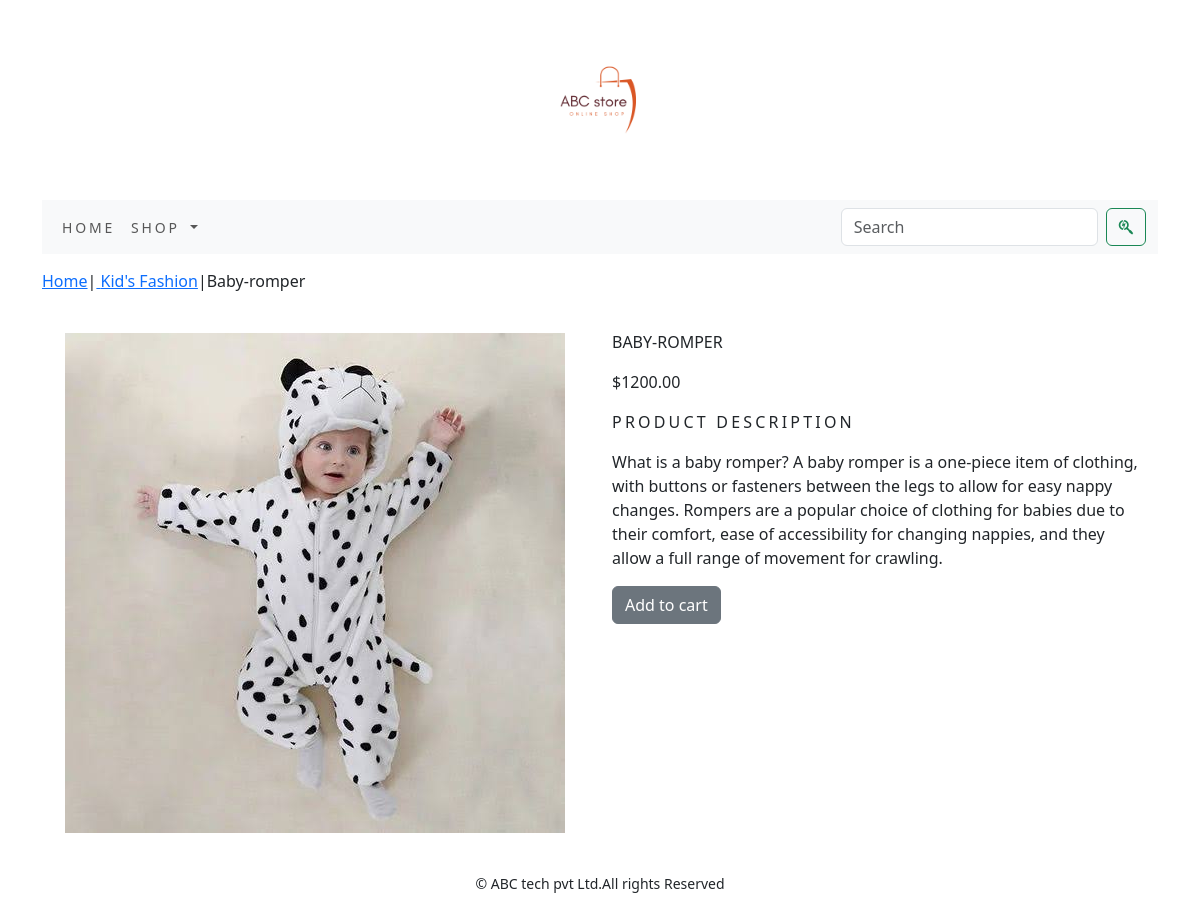
Screenshot of /ecommerce_app/kids-fashion/baby-romper (signed in) with the database file from the repository.
### ecommerce_app/models.py (models this page shows, shortened)
class Product(models.Model):
    name = models.CharField(max_length=250, unique=True)
    slug = models.SlugField(max_length=250, unique=True)
    desc = models.TextField(blank=True)
    price= models.DecimalField(max_digits=250,decimal_places=2)
    category=models.ForeignKey(Category,on_delete=models.CASCADE)
    image=models.ImageField(upload_to='product',blank=True)
    stock=models.IntegerField()
    available=models.BooleanField(default=True)
    created=models.DateTimeField(auto_now_add=True)
    updated=models.DateTimeField(auto_now=True)
    class Meta:
            ordering = ('name',)
            verbose_name = 'product'
            verbose_name_plural = 'products'

class Category(models.Model):
    name=models.CharField(max_length=250,unique=True)
    slug=models.SlugField(max_length=250,unique=True)
    desc=models.TextField(blank=True)
    image=models.ImageField(upload_to='category',blank=True)
    class Meta:
        ordering=('name',)
        verbose_name='category'
        verbose_name_plural='categories'
    def get_url(self):
        return reverse('ecommerce_app:products_by_category',args=[self.slug])
    def __str__(self):
        return '{}'.format(self.name)

### ecommerce_app/views.py (the view)
# urls.py: path('<slug:c_slug>/<slug:product_slug>', views.ProDetail, name='prodCatdetail')
def ProDetail(request,c_slug,product_slug):
    try:
        product=Product.objects.get(category__slug=c_slug,slug=product_slug)
    except Exception as e:
        raise e
    return render(request,'product.html',{'product':product})

### cart/context_processors.py (called while the page is built)
def counter(request):
    item_count=0
    if 'admin' in request.path:
        return {}
    else:
        try:
            cart=Cart.objects.filter(cart_id=_cart_id(request))
            cart_items=Cartitems.objects.all().filter(cart=cart[:1])
            for items in cart_items:
                item_count +=items.quantity
        except Cart.DoesNotExist:
            item_count=0
    return  dict(item_count=item_count)

### cart/views.py (called while the page is built)
def _cart_id(request):
    cart=request.session.session_key
    if not cart:
        cart=request.session.session_create()
    return cart

### ecommerce_app/context_processors.py (called while the page is built)
def menu_links(request):
    links=Category.objects.all()
    return dict(links=links)

### templates/product.html (shortened to what this page needs)
{% extends 'base.html' %}
{% load static %}
{% block content %}
<div class="row my_prod_row_class">
    <div class="mx_auto">
        <p><a href="{% url 'ecommerce_app:AllProdCat' %}">Home</a>|<a href="{{product.category.get_url}}">
            {{product.category}}</a>|{{product.name}}</p>
    </div>
    <div class="container">
    <br>
<div class="row">
    <div class="col-12 col-sm-12 col-md-12 col-lg-6 text-center">
        <div style="min-width:18rem">
            <img src="{{product.image.url}}" alt ="{{product.name}}">
        </div>
    </div>
    <div class="col-12 col-sm-12 col-md-12 col-lg-6">
        <div>
            <h1 class="my_prod_title">{{product.name}}</h1>
            <p>${{product.price}}</p>
            <p class="my_title">Product Description</p>
            <p class="text-justify my_prod_text">{{product.desc}}</p>
            {% if product.stock <= 0 %}
            <p class="text-justify my_prod_text"><b>Out of Stock</b></p>
            {% else %}
            <a class="btn btn-secondary" href="{% url 'cart:AddtoCart' product.id %}">Add to cart</a>
            {% endif %}
        </div>
    </div>
  </div>
</div>
</div>
{% endblock %}

### static/css/custom.css (style rules this page uses)
body { font-family:'roboto' sans-serif }
.my_title { font-size:16px; text-transform:uppercase; letter-spacing:.2em; }
.my_prod_row_class { padding-top:15px; padding-bottom:20px; }
.my_prod_title { font-size:16px; text-transform:uppercase; letter-spacing:.2em padding-top:15px; padding-bottom:10px; }
.my_prod_text { padding-right:20px; }

### rows the page displays
Product: category "Kid's Fashion", name "Baby-romper", image (picture), name "BABY-ROMPER", price "1200.00", desc "What is a baby romper? A baby romper is a one-piece item of clothing, with buttons or fasteners between the legs to allow for easy nappy changes. Rompers are a popular choice of clothing for babies due to their comfort, ease of accessibility for changing nappies, and they allow a full range of movement for crawling."
